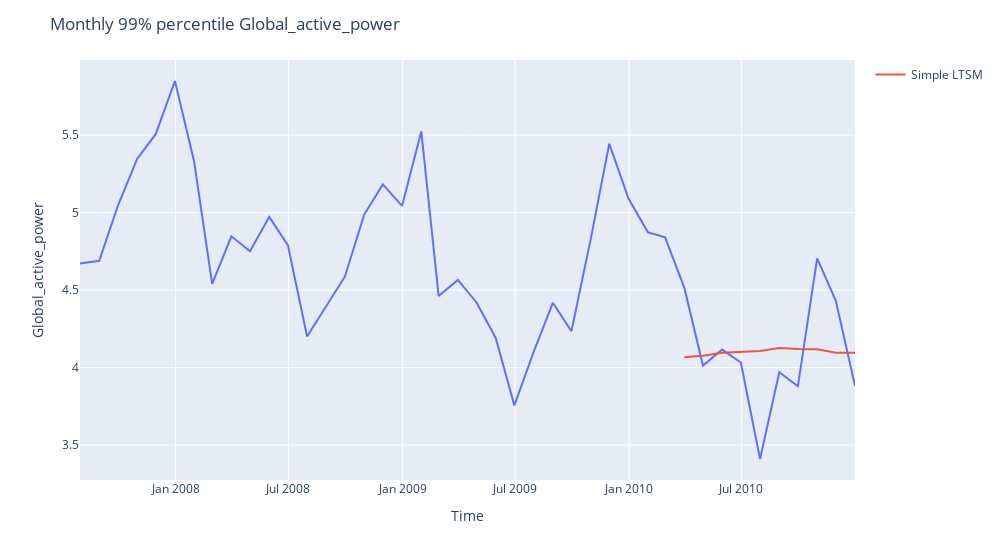

Notebook cell for this chart:
### Code cell
figure = px.line(x=df_monthly.index, y=df_monthly[var])
figure.add_scatter(x=y_true.index, y=y_pred_lstm, mode="lines", name="Simple LTSM")
figure.update_layout(
    title=f"Monthly 99% percentile {var}",
    width=1000,
    xaxis_title="Time",
    yaxis_title=f"{var}",
)
figure.show()

### Figure 1 — Plotly figure (JSON) as saved in the notebook; plotly's stock layout.template omitted (floating-point values rounded to 4 significant figures)
{"data": [{"hovertemplate": "x=%{x}<br>y=%{y}<extra></extra>", "legendgroup": "", "line": {"color": "#636efa", "dash": "solid"}, "marker": {"symbol": "circle"}, "mode": "lines", "name": "", "orientation": "v", "showlegend": false, "x": ["2007-07-31T00:00:00", "2007-08-31T00:00:00", "2007-09-30T00:00:00", "2007-10-31T00:00:00", "2007-11-30T00:00:00", "2007-12-31T00:00:00", "2008-01-31T00:00:00", "2008-02-29T00:00:00", "2008-03-31T00:00:00", "2008-04-30T00:00:00", "2008-05-31T00:00:00", "2008-06-30T00:00:00", "2008-07-31T00:00:00", "2008-08-31T00:00:00", "2008-09-30T00:00:00", "2008-10-31T00:00:00", "2008-11-30T00:00:00", "2008-12-31T00:00:00", "2009-01-31T00:00:00", "2009-02-28T00:00:00", "2009-03-31T00:00:00", "2009-04-30T00:00:00", "2009-05-31T00:00:00", "2009-06-30T00:00:00", "2009-07-31T00:00:00", "2009-08-31T00:00:00", "2009-09-30T00:00:00", "2009-10-31T00:00:00", "2009-11-30T00:00:00", "2009-12-31T00:00:00", "2010-01-31T00:00:00", "2010-02-28T00:00:00", "2010-03-31T00:00:00", "2010-04-30T00:00:00", "2010-05-31T00:00:00", "2010-06-30T00:00:00", "2010-07-31T00:00:00", "2010-08-31T00:00:00", "2010-09-30T00:00:00", "2010-10-31T00:00:00", "2010-11-30T00:00:00", "2010-12-31T00:00:00"], "xaxis": "x", "y": [4.671, 4.689, 5.044, 5.346, 5.506, 5.849, 5.328, 4.54, 4.847, 4.75, 4.972, 4.79, 4.2, 4.4, 4.588, 4.987, 5.182, 5.043, 5.524, 4.462, 4.566, 4.42, 4.191, 3.756, 4.1, 4.418, 4.234, 4.827, 5.444, 5.09, 4.874, 4.841, 4.514, 4.013, 4.116, 4.033, 3.41, 3.97, 3.879, 4.704, 4.432, 3.882], "yaxis": "y", "type": "scatter"}, {"mode": "lines", "name": "Simple LTSM", "x": ["2010-03-31T00:00:00", "2010-04-30T00:00:00", "2010-05-31T00:00:00", "2010-06-30T00:00:00", "2010-07-31T00:00:00", "2010-08-31T00:00:00", "2010-09-30T00:00:00", "2010-10-31T00:00:00", "2010-11-30T00:00:00", "2010-12-31T00:00:00"], "y": [4.067, 4.077, 4.095, 4.101, 4.107, 4.126, 4.119, 4.119, 4.096, 4.096], "type": "scatter"}], "layout": {"xaxis": {"anchor": "y", "domain": [0.0, 1.0], "title": {"text": "Time"}}, "yaxis": {"anchor": "x", "domain": [0.0, 1.0], "title": {"text": "Global_active_power"}}, "legend": {"tracegroupgap": 0}, "margin": {"t": 60}, "title": {"text": "Monthly 99% percentile Global_active_power"}, "width": 1000}}
